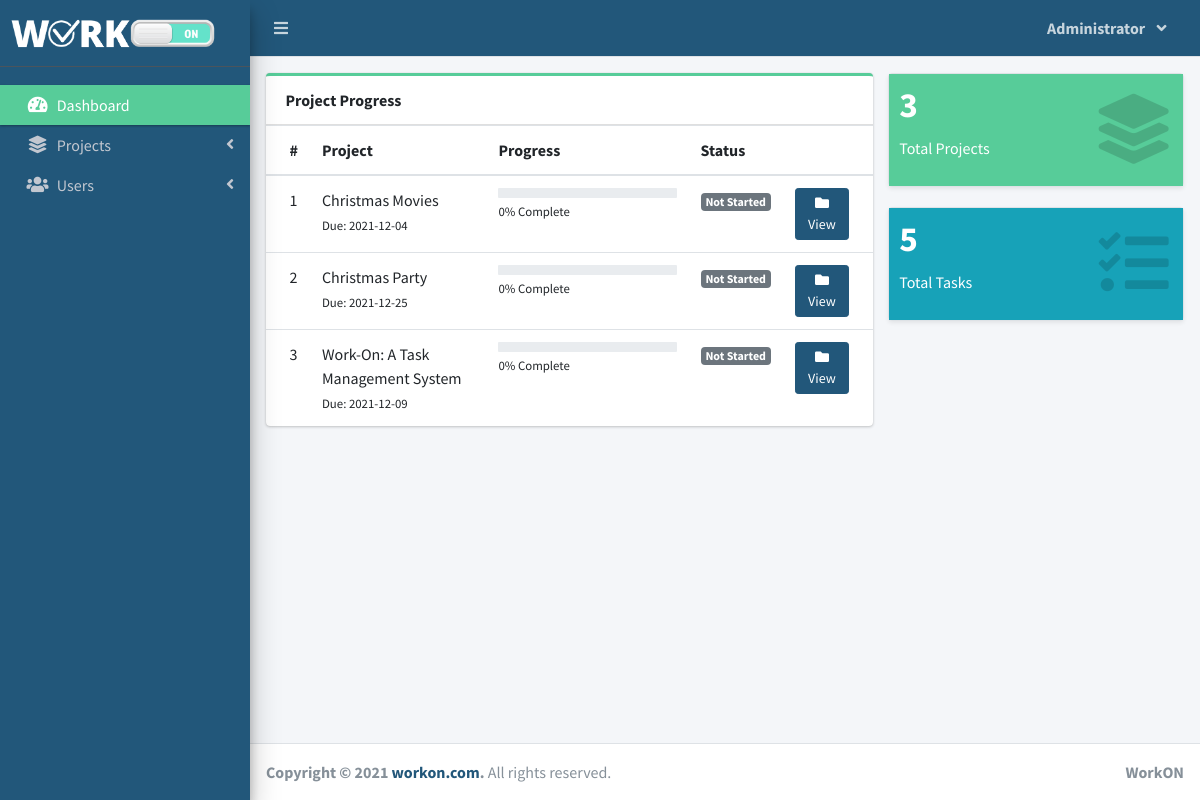
Page / (signed in) on the earlier database version.
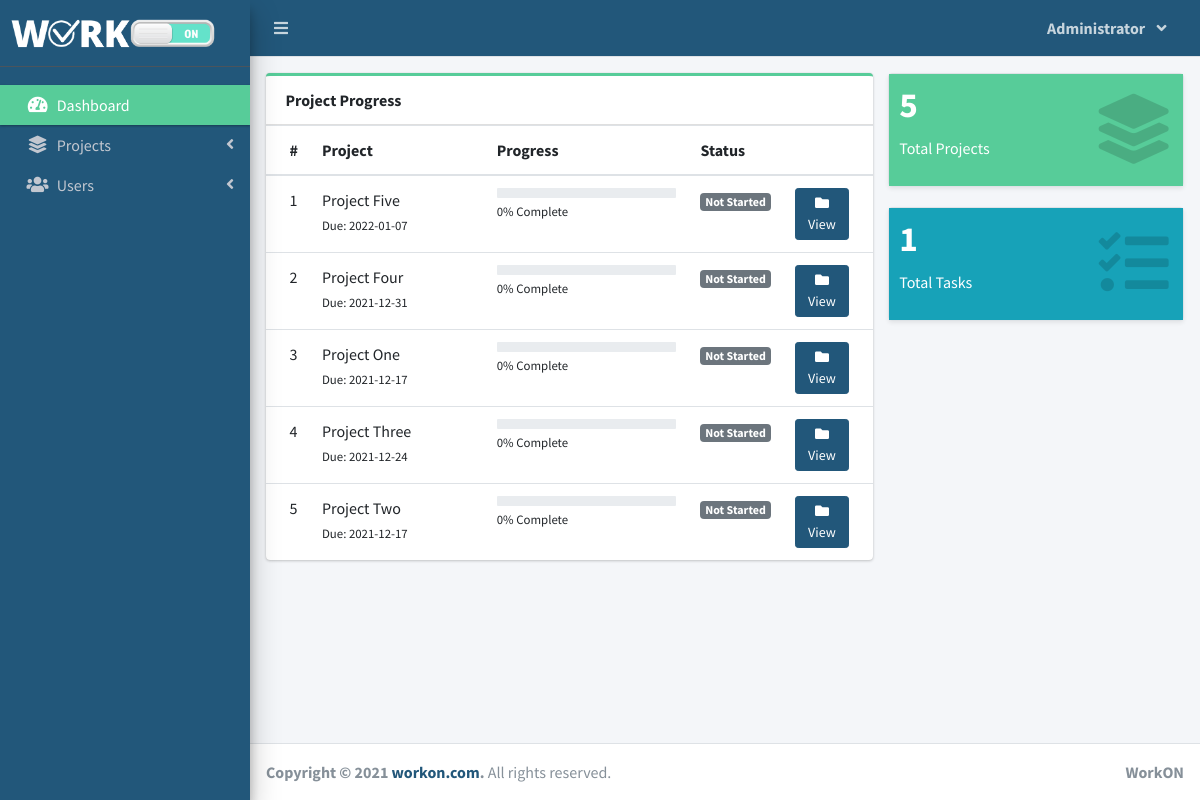
Same page on the later database version.
### tables this page shows
CREATE TABLE `project_list` (
  `id` int(30) NOT NULL,
  `name` varchar(200) NOT NULL,
  `description` text NOT NULL,
  `status` tinyint(2) NOT NULL,
  `start_date` date NOT NULL,
  `end_date` date NOT NULL,
  `manager_id` int(30) NOT NULL,
  `user_ids` text NOT NULL,
  `project_url` longtext NOT NULL,
  `project_time_sheet` longtext NOT NULL,
  `project_files` longtext NOT NULL,
  `date_created` datetime NOT NULL DEFAULT current_timestamp()
);

### home.php (the view, shortened to what this page needs)
<?php include('db_connect.php') ?>
  <?php
     $where2 = "";
    ?>
      <div class="row">
        <div class="col-md-8">
        <div class="card card-outline card-success">
          <div class="card-header">
            <b>Project Progress</b>
          </div>
          <div class="card-body p-0">
            <div class="table-responsive">
              <table class="table m-0 table-hover">
                <colgroup>
                  <col width="5%">
                  <col width="30%">
                  <col width="35%">
                  <col width="15%">
                  <col width="15%">
                </colgroup>
                <thead>
                  <th>#</th>
                  <th>Project</th>
                  <th>Progress</th>
                  <th>Status</th>
                  <th></th>
                </thead>
                <tbody>
                <?php
                $i = 1;
                $where = "";
                $qry = $conn->query("SELECT * FROM project_list $where order by name asc");
                while($row= $qry->fetch_assoc()):
                $tprog = $conn->query("SELECT * FROM task_list where project_id = {$row['id']}")->num_rows;
                $cprog = $conn->query("SELECT * FROM task_list where project_id = {$row['id']} and status = 3")->num_rows;
                $prog = $tprog > 0 ? ($cprog/$tprog) * 100 : 0;
                $prog = $prog > 0 ?  number_format($prog,2) : $prog;
                  ?>
                  <tr>
                      <td>
                         <?php echo $i++ ?>
                      </td>
                      <td>
                          <a>
                              <?php echo ucwords($row['name']) ?>
                          </a>
                          <br>
                          <small>
                              Due: <?php echo date("Y-m-d",strtotime($row['end_date'])) ?>
                          </small>
                      </td>
                      <td class="project_progress">
                          <div class="progress progress-sm">
                          </div>
                          <small>
                              <?php echo $prog ?>% Complete
                          </small>
                      </td>
                      <td class="project-state">
                          <?php
                            if($row['status'] == 1){
                              echo "<span class='badge badge-secondary'>Not Started</span>";
                            }elseif($row['status'] == 2){
                            echo "<span class='badge badge-primary'>Started</span>";
                            }elseif($row['status'] == 3){
                            echo "<span class='badge badge-primary'>In Progress</span>";
                            }elseif($row['status'] == 4){
                            echo "<span class='badge badge-primary'>In Review</span>";
                            }elseif($row['status'] == 5){
                            echo "<span class='badge badge-primary'>Over Due</span>";
                            }elseif($row['status'] == 6){
                              echo "<span class='badge badge-success'>Completed</span>";
                                      }
                          ?>
                      </td>
                      <td>
                        <a class="btn btn-primary btn-sm" href="./index.php?page=view_project&id=<?php echo $row['id'] ?>">
                              <i class="fas fa-folder">
                              </i>
                              View
                        </a>
                      </td>
                  </tr>
                <?php endwhile; ?>
                </tbody>
              </table>
            </div>
          </div>
        </div>
        </div>
        <div class="col-md-4">
          <div class="row">
          <div class="col-12 col-sm-6 col-md-12">
            <div class="small-box bg-light shadow-sm border">
              <div class="inner bg-success">
                <h3><?php echo $conn->query("SELECT * FROM project_list $where")->num_rows; ?></h3>
                <p>Total Projects</p>
              </div>
              <div class="icon">
                <i class="fa fa-layer-group"></i>
              </div>
            </div>
          </div>
           <div class="col-12 col-sm-6 col-md-12">
            <div class="small-box bg-light shadow-sm border">
              <div class="inner bg-info">
                <h3><?php echo $conn->query("SELECT t.*,p.name as pname,p.start_date,p.status as pstatus, p.end_date,p.id as pid FROM task_list t inner join project_list p on p.id = t.project_id $where2")->num_rows; ?></h3>
                <p>Total Tasks</p>
              </div>
              <div class="icon">
                <i class="fa fa-tasks"></i>
              </div>
            </div>
          </div>
      </div>
        </div>
      </div>

### index.php (shortened to what this page needs)
<!DOCTYPE html>
<html lang="en">
<?php
	include 'header.php'
?>
<body class="hold-transition sidebar-mini layout-fixed layout-navbar-fixed layout-footer-fixed">
<div class="wrapper">
  <?php include 'topbar.php' ?>
  <?php include 'sidebar.php' ?>
  <div class="content-wrapper">
    <div class="content-header p-2">
    </div>
    <section class="content">
      <div class="container-fluid">
         <?php
            $page = isset($_GET['page']) ? $_GET['page'] : 'home';
            if(!file_exists($page.".php")){
                include '404.html';
            }else{
            include $page.'.php';
            }
          ?>
      </div>
    </section>
  </div>
  <footer class="main-footer">
    <strong>Copyright &copy; 2021 <a href="index.php">workon.com</a>.</strong>
    All rights reserved.
    <div class="float-right d-none d-sm-inline-block">
      <b><?php echo $_SESSION['system']['name'] ?></b>
    </div>
  </footer>
</div>
</body>
</html>

### header.php (shortened to what this page needs)
<head>
  <link rel="stylesheet" href="assets/dist/css/custom.css">
  <link rel="stylesheet" href="assets/plugins/fontawesome-free/css/all.min.css">
  <link rel="stylesheet" href="assets/plugins/overlayScrollbars/css/OverlayScrollbars.min.css">
  <link rel="stylesheet" href="assets/plugins/datatables-bs4/css/dataTables.bootstrap4.min.css">
  <link rel="stylesheet" href="assets/plugins/datatables-responsive/css/responsive.bootstrap4.min.css">
  <link rel="stylesheet" href="assets/plugins/datatables-buttons/css/buttons.bootstrap4.min.css">
  <link rel="stylesheet" href="assets/plugins/select2/css/select2.min.css">
  <link rel="stylesheet" href="assets/plugins/select2-bootstrap4-theme/select2-bootstrap4.min.css">
  <link rel="stylesheet" href="assets/plugins/sweetalert2-theme-bootstrap-4/bootstrap-4.min.css">
  <link rel="stylesheet" href="assets/plugins/toastr/toastr.min.css">
  <link rel="stylesheet" href="assets/plugins/dropzone/min/dropzone.min.css">
  <link rel="stylesheet" href="assets/dist/css/jquery.datetimepicker.min.css">
  <link rel="stylesheet" href="assets/plugins/icheck-bootstrap/icheck-bootstrap.min.css">
  <link rel="stylesheet" href="assets/plugins/bootstrap4-toggle/css/bootstrap4-toggle.min.css">
  <link rel="stylesheet" href="assets/dist/css/workon.css">
  <link rel="stylesheet" href="assets/dist/css/styles.css">
  <link rel="stylesheet" href="assets/plugins/summernote/summernote-bs4.min.css">
</head>

### topbar.php (shortened to what this page needs)
<nav class="main-header navbar navbar-expand navbar-primary navbar-dark ">
  <ul class="navbar-nav">
    <?php if(isset($_SESSION['login_id'])): ?>
    <li class="nav-item">
      <a class="nav-link" data-widget="pushmenu" href="" role="button"><i class="fas fa-bars"></i></a>
    </li>
  <?php endif; ?>
  </ul>
  <ul class="navbar-nav ml-auto">
    <li class="nav-item dropdown">
      <a class="nav-link"  data-toggle="dropdown" aria-expanded="true" href="javascript:void(0)">
        <span>
          <div class="d-felx badge-pill">
            <span><b><?php echo ucwords($_SESSION['login_firstname']) ?></b></span>
            <span class="fa fa-angle-down ml-2"></span>
          </div>
        </span>
      </a>
    </li>
  </ul>
</nav>

### sidebar.php (shortened to what this page needs)
<aside class="main-sidebar sidebar-dark-primary elevation-4">
  <div class="dropdown brand-logo mb-5">
    <a href="./" class="nav-item brand-link">
      <?php if($_SESSION['login_type'] == 1): ?>
        <img src="assets/img/work-on-logo.png" height="40px" >
      <?php else: ?>
        <img src="assets/img/work-on-logo.png" height="40px">
      <h3 class="text-center p-0 m-0 hide"><b>USER</b></h3>
      <?php endif; ?>
    </a>
  </div>
  <div class="sidebar pb-4 mb-5">
    <nav class="mt-4">
      <ul class="nav nav-pills nav-sidebar flex-column nav-flat" data-widget="treeview" role="menu" data-accordion="false">
        <li class="nav-item dropdown mt-2">
          <a href="./" class="nav-link nav-home">
            <i class="nav-icon fas fa-tachometer-alt"></i>
            <p>
              Dashboard
            </p>
          </a>
        </li>
        <li class="nav-item">
          <a href="#" class="nav-link nav-edit_project nav-view_project">
            <i class="nav-icon fas fa-layer-group"></i>
            <p>
              Projects
              <i class="right fas fa-angle-left"></i>
            </p>
          </a>
        </li>
        <?php if($_SESSION['login_type'] == 1): ?>
        <li class="nav-item">
          <a href="#" class="nav-link nav-edit_user">
            <i class="nav-icon fas fa-users"></i>
            <p>
              Users
              <i class="right fas fa-angle-left"></i>
            </p>
          </a>
        </li>
      <?php endif; ?>
      </ul>
    </nav>
  </div>
</aside>

Differences in the rows shown:
removed project_list: name "Christmas Movies", end_date "2021-12-04", prog "0", status "Not Started"
removed project_list: name "Christmas Party", end_date "2021-12-25", prog "0", status "Not Started"
removed project_list: name "Work-On: A Task Management System", end_date "2021-12-09", prog "0", status "Not Started"
added project_list: name "Project Five", end_date "2022-01-07", prog "0", status "Not Started"
added project_list: name "Project Four", end_date "2021-12-31", prog "0", status "Not Started"
added project_list: name "Project One", end_date "2021-12-17", prog "0", status "Not Started"
added project_list: name "Project Three", end_date "2021-12-24", prog "0", status "Not Started"
added project_list: name "Project Two", end_date "2021-12-17", prog "0", status "Not Started"
Other differences:
$conn->query("SELECT * FROM project_list $where")->num_rows: "3" → "5"
text no longer shown: "5"
text now shown: "1"
